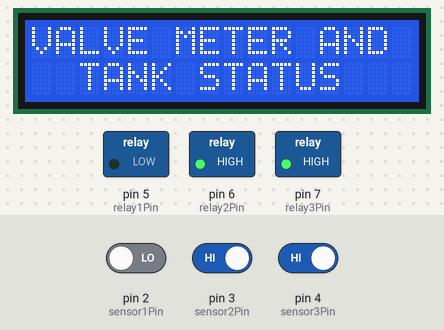
This sketch was run on a simulated Arduino Uno, built with avr-gcc and run on an emulated ATmega328P. Parts: 16×2 character LCD, switched loads named in the sketch (green lamp = pin HIGH). The test bench sets the inputs (shaded band); at power-on: pin 3 (sensor2Pin) HIGH, pin 2 (sensor1Pin) LOW, pin 4 (sensor3Pin) HIGH.

Above: at 1.2 s.
1.3 s: pin 3 (sensor2Pin) driven LOW
At 2.5 s:
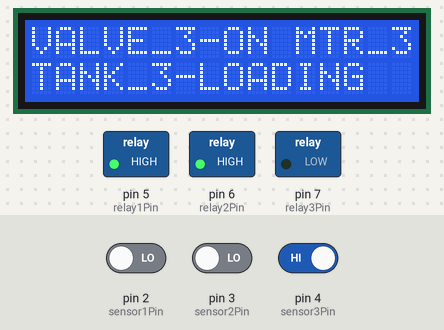
2.8 s: pin 2 (sensor1Pin) driven HIGH
At 3.6 s:
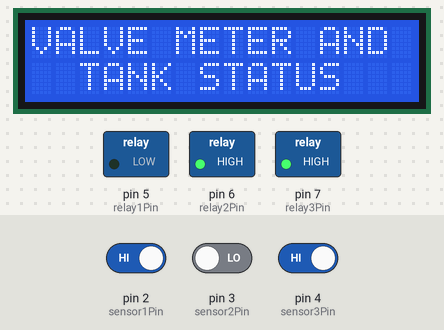
5.8 s: pin 4 (sensor3Pin) driven LOW
At 6.3 s:
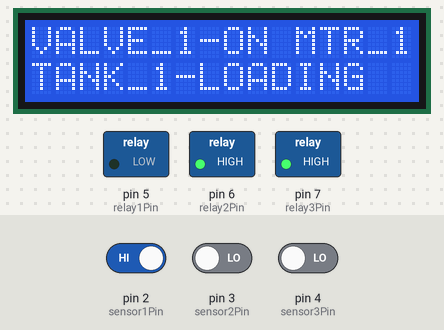
7.3 s: pin 3 (sensor2Pin) driven HIGH
At 8.4 s:
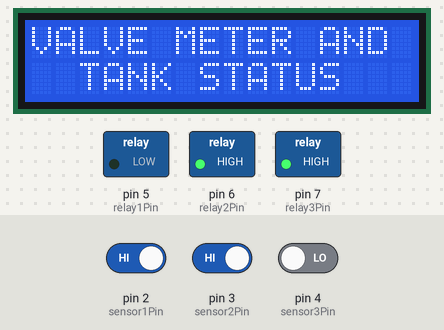
10.3 s: pin 2 (sensor1Pin) driven LOW
At 11.2 s:
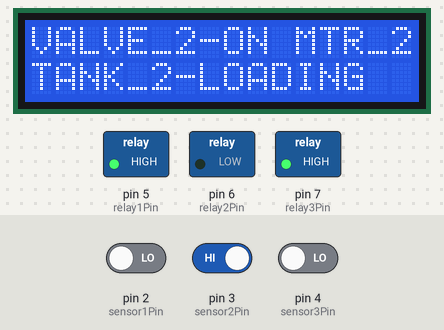
11.8 s: pin 4 (sensor3Pin) driven HIGH
At 13.2 s:
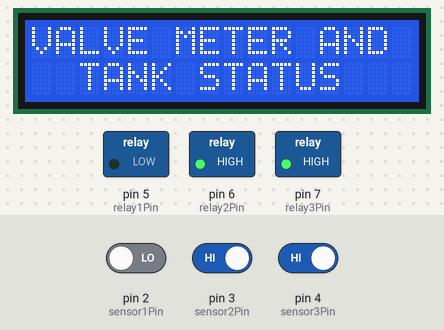
Timing chart, 0 to 14.8 s (numbered marks = the images above; inputs shaded):
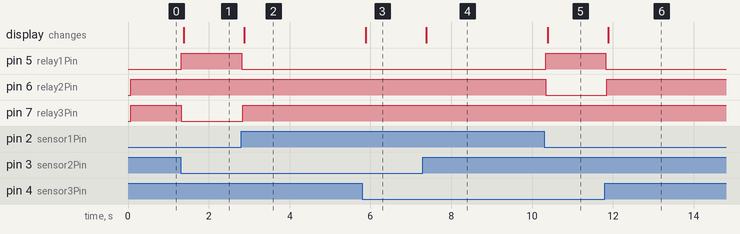

Measured:
- after the input at 1.3 s, pin 5 (relay1Pin): LOW → HIGH at once; pin 7 (relay3Pin): HIGH → LOW at once; the display: changes after 0.08 s (image 1)
- after the input at 2.8 s, pin 5 (relay1Pin): HIGH → LOW at once; pin 7 (relay3Pin): LOW → HIGH at once; the display: changes after 0.07 s (image 2)
- after the input at 5.8 s, the display: changes after 0.09 s (image 3)
- after the input at 7.3 s, the display: changes after 0.08 s (image 4)
- after the input at 10.3 s, pin 5 (relay1Pin): LOW → HIGH at once; pin 6 (relay2Pin): HIGH → LOW at once; the display: changes after 0.09 s (image 5)
- after the input at 11.8 s, pin 5 (relay1Pin): HIGH → LOW at once; pin 6 (relay2Pin): LOW → HIGH after 0.05 s; the display: changes after 0.08 s (image 6)

The sketch:

FINALPROGRAM.ino.ino
```cpp
#include <Wire.h>
#include <LiquidCrystal_I2C.h>

// Define the LCD object
LiquidCrystal_I2C lcd(0x27, 16, 2);

// Define the pins for the proximity sensors
const int sensor1Pin = 2;
const int sensor2Pin = 3;
const int sensor3Pin = 4;

// Define the pins for the relays
const int relay1Pin = 5;
const int relay2Pin = 6;
const int relay3Pin = 7;

void setup() {
  // Initialize the LCD display
  lcd.init();
  lcd.backlight();

  // Set the pins for the proximity sensors as input
  pinMode(sensor1Pin, INPUT);
  pinMode(sensor2Pin, INPUT);
  pinMode(sensor3Pin, INPUT);

  // Set the pins for the relays as output
  pinMode(relay1Pin, OUTPUT);
  pinMode(relay2Pin, OUTPUT);
  pinMode(relay3Pin, OUTPUT);

  // Set the initial state of the relays to off
  digitalWrite(relay1Pin, HIGH);
  digitalWrite(relay2Pin, HIGH);
  digitalWrite(relay3Pin, HIGH);


}

void loop() {
  // Read the state of the proximity sensors
  int sensor1State = digitalRead(sensor1Pin);
  int sensor2State = digitalRead(sensor2Pin);
  int sensor3State = digitalRead(sensor3Pin);


  if (sensor1State == HIGH&&sensor2State==LOW&&sensor3State==LOW) {
    // Turn on relay 1
    digitalWrite(relay1Pin, LOW);

    // Print a message to the LCD display
  lcd.setCursor(0, 0);
    lcd.print("VALVE_1-ON MTR_1");
    lcd.setCursor(0, 1);
    lcd.print("TANK_1-LOADING");
  }
  else if(sensor1State == LOW&&sensor2State==HIGH&&sensor3State==HIGH)
  {
     digitalWrite(relay1Pin, LOW);

    // Print a message to the LCD display
  lcd.setCursor(0, 0);
    lcd.print("       INVALID     ");
    lcd.setCursor(0, 1);
    lcd.print("     CHOICE    ");
  } else {
    // Turn off relay 1
    digitalWrite(relay1Pin, HIGH);
  }

  if (sensor1State == LOW&&sensor2State==HIGH&&sensor3State==LOW) {

    // Turn on relay 2
    digitalWrite(relay2Pin, LOW);

    // Print a message to the LCD display
    lcd.setCursor(0, 0);
    lcd.print("VALVE_2-ON MTR_2");
    lcd.setCursor(0, 1);
    lcd.print("TANK_2-LOADING");
  }
  else if(sensor1State == HIGH&&sensor2State==LOW&&sensor3State==HIGH)
  {
     digitalWrite(relay1Pin, LOW);

    // Print a message to the LCD display
  lcd.setCursor(0, 0);
    lcd.print("       INVALID     ");
    lcd.setCursor(0, 1);
    lcd.print("     CHOICE    ");
  } else {
    // Turn off relay 2
    digitalWrite(relay2Pin, HIGH);
  }

  if (sensor1State == LOW&&sensor2State==LOW&&sensor3State==HIGH) {
    // Turn on relay 3
    digitalWrite(relay3Pin, LOW);

    // Print a message to the LCD display
    lcd.setCursor(0, 0);
    lcd.print("VALVE_3-ON MTR_3");
    lcd.setCursor(0, 1);
    lcd.print("TANK_3-LOADING");

  }
  else if(sensor1State == HIGH&&sensor2State==HIGH&&sensor3State==LOW)
  {
     digitalWrite(relay1Pin, LOW);

    // Print a message to the LCD display
  lcd.setCursor(0, 0);
    lcd.print("       INVALID     ");
    lcd.setCursor(0, 1);
    lcd.print("     CHOICE    ");
  }
   else {
    // Turn off relay 3
    digitalWrite(relay3Pin, HIGH);

  }
   if(sensor1State ==sensor2State==sensor3State== LOW)
  {

  lcd.setCursor(0, 0);
  lcd.print("VALVE METER AND ");
  lcd.setCursor(0, 1);
  lcd.print("  TANK STATUS  ");
  }
}
```
